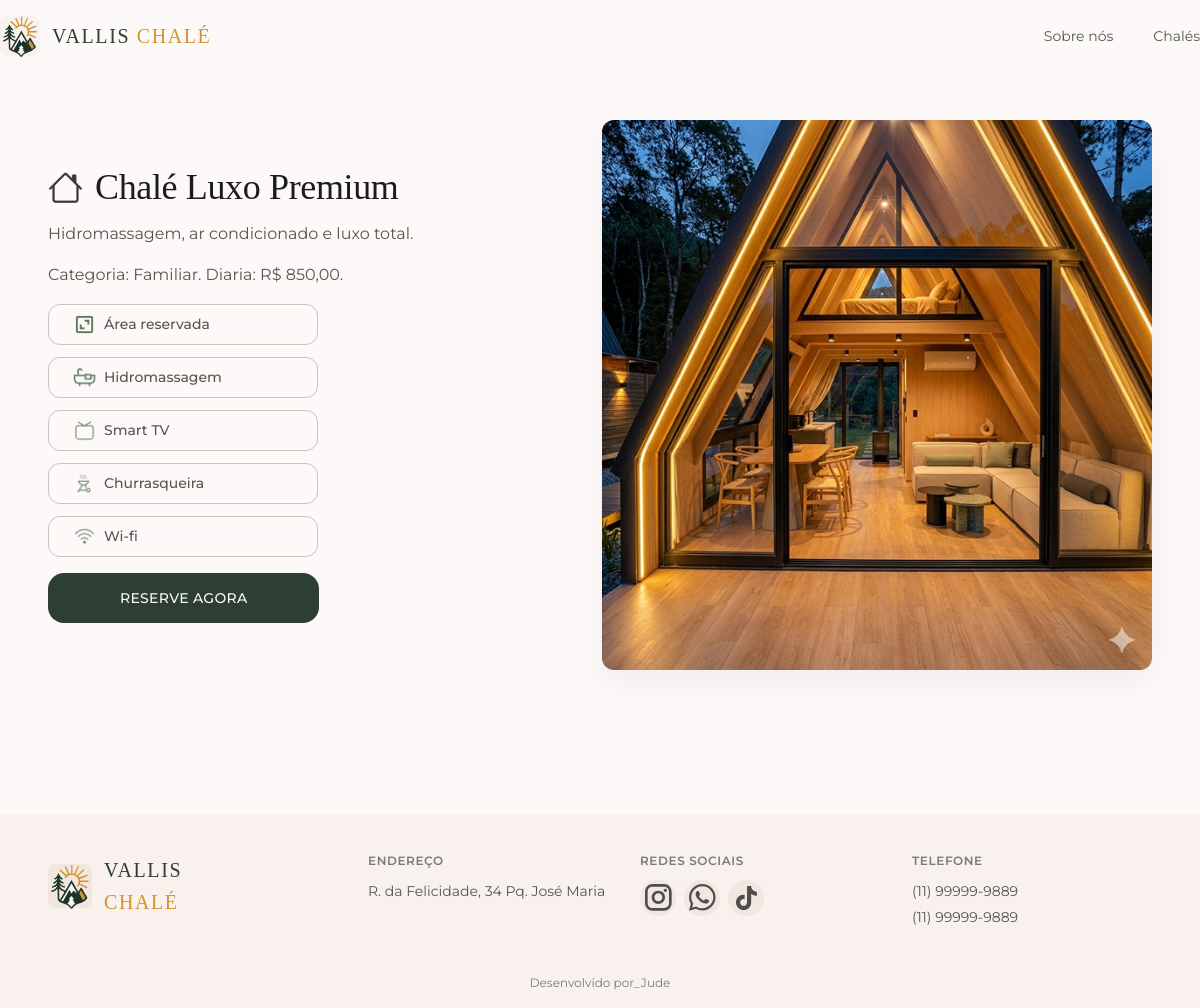
The page /pages/chale.php?id=4 on the database its author committed.
### tables this page shows
CREATE TABLE chale (
    id INT AUTO_INCREMENT PRIMARY KEY,
    nome VARCHAR(100) NOT NULL,
    descricao TEXT,
    imagem_url VARCHAR(255),
    preco_diaria DECIMAL(10,2) NOT NULL,
    datas_disponiveis JSON,
    disponibilidade BOOLEAN DEFAULT TRUE,
    categoria_id INT,
    FOREIGN KEY (categoria_id) REFERENCES categorias_chale(id)
);

CREATE TABLE categorias_chale (
    id INT AUTO_INCREMENT PRIMARY KEY,
    nome VARCHAR(100) NOT NULL,
    descricao TEXT
);

### pages/chale.php (the view, shortened to what this page needs)
<?php
require_once '../config.php';
$chaleId = filter_input(INPUT_GET, 'id', FILTER_VALIDATE_INT);
$chale = null;
try {
    if ($chaleId) {
        $stmt = $pdo->prepare(
            'SELECT
                ch.*,
                cat.nome AS categoria_nome
             FROM chale ch
             LEFT JOIN categorias_chale cat ON ch.categoria_id = cat.id
             WHERE ch.id = :id'
        );
        $stmt->execute([':id' => $chaleId]);
        $chale = $stmt->fetch();
    }
} catch (PDOException $e) {
    $chale = null;
}
$chaleName = $chale['nome'] ?? 'Chale indisponivel';
$chaleDescription = $chale['descricao'] ?? 'Este chale ainda nao esta disponivel para exibicao.';
$chaleImage = ($chale && !empty($chale['imagem_url']))
    ? '../src/assets/img/' . ltrim($chale['imagem_url'], '/')
    : '../src/assets/img/placeholder.png';
$chalePrice = $chale ? number_format((float) ($chale['preco_diaria'] ?? 0), 2, ',', '.') : null;
$chaleCategory = $chale['categoria_nome'] ?? null;
?>
<!DOCTYPE html>
<html lang="en">
<head>
  <link rel="stylesheet" href="../frontEnd/styles/tokens.css" />
  <link rel="stylesheet" href="../frontEnd/styles/global.css" />
  <link rel="stylesheet" href="../frontEnd/styles/sections/nav.css" />
  <link rel="stylesheet" href="../frontEnd/styles/sections/hero.css" />
  <link rel="stylesheet" href="../frontEnd/styles/sections/footer.css" />
  <link rel="stylesheet" href="../frontEnd/styles/sections/reservas.css">
</head>
<body>
<?php include "../frontEnd/includes/nav.inc.php"; ?>
  <div class="container hospedagens__grid">
    <div class="hospedagens__content">
      <div class="hospedagens__header">
        <img src="../src/assets/img/bi_house.png" class="hospedagens__icon-title" alt="">
        <h2 class="hospedagens__title"><?= htmlspecialchars($chaleName, ENT_QUOTES, 'UTF-8') ?></h2>
      </div>
      <p class="hospedagens__text">
        <?= htmlspecialchars($chaleDescription, ENT_QUOTES, 'UTF-8') ?>
      </p>
      <?php if ($chalePrice || $chaleCategory): ?>
        <p class="hospedagens__text">
          <?php if ($chaleCategory): ?>
            Categoria: <?= htmlspecialchars($chaleCategory, ENT_QUOTES, 'UTF-8') ?>.
          <?php endif; ?>
          <?php if ($chalePrice): ?>
            Diaria: R$ <?= $chalePrice ?>.
          <?php endif; ?>
        </p>
      <?php endif; ?>
      <div class="hospedagens__amenities">
        <div class="amenity-item">
          <img src="../src//assets/img/bx_area.png" alt=""> <span>Área reservada</span>
        </div>
        <div class="amenity-item">
          <img src="../src/assets/img/ph_bathtub.png" alt=""> <span>Hidromassagem</span>
        </div>
        <div class="amenity-item">
          <img src="../src//assets/img/mynaui_tv.png" alt=""> <span>Smart TV</span>
        </div>
        <div class="amenity-item">
          <img src="../src//assets/img/material-symbols-light_outdoor-grill-outline.png" alt=""> <span>Churrasqueira</span>
        </div>
        <div class="amenity-item">
          <img src="../src/assets/img/proicons_wi-fi.png" alt=""> <span>Wi-fi</span>
        </div>
      </div>
     <a href="<?= BASE_URL ?>/pages/reservar.php<?= $chale ? '?id_chale=' . (int) $chale['id'] : '' ?>">
       <button class="btn btn-reserve-now">RESERVE AGORA</button>
     </a>
    </div>
    <div class="hospedagens__visual">
      <img src="<?= htmlspecialchars($chaleImage, ENT_QUOTES, 'UTF-8') ?>" alt="Vista externa do <?= htmlspecialchars($chaleName, ENT_QUOTES, 'UTF-8') ?>" class="hospedagens__main-image">
    </div>
  </div>
<?php include "../frontEnd/includes/footer.inc.php"; ?>
</body>
</html>

### frontEnd/styles/tokens.css (style rules this page uses)
:root { --primary: #2D3E33; --primary-container: #4a6350; --on-primary: #fcf9f8; --secondary: #D5932E; --secondary-container: #d9b67a; --on-secondary: #fcf9f8; --accent: #f4c65a; --accent-hover: #e8b73e; --surface: #fcf9f8; --surface-dim: #f5ebe6; --surface-bright: #ffffff; --surface-container-lowest: #ffffff; --surface-container-low: #f8f1ed; --surface-container: #f2e7e0; --surface-container-high: #ecdcd1; --surface-container-highest: #e3cfc2; --light-start: #ffffff; --light-end: #e0e0e0; --light-text: #333333; --surface-variant: #e0d8d2; --on-surface: #1b1c1c; --on-surface-variant: #55564f; --on-surface-muted: #7a7b74; --outline: #85857e; --outline-variant: #c5c4be; --shadow-ambient: 0px 20px 40px rgba(27, 28, 28, 0.06); --shadow-soft: 0px 12px 32px rgba(27, 28, 28, 0.05); --radius-sm: 0.375rem; --radius-md: 0.5rem; --radius-lg: 0.625rem; --radius-xl: 0.75rem; --radius-2xl: 1rem; --radius-pill: 999px; --font-heading: "Libre Baskerville", Georgia, "Times New Roman", serif; --font-body: "Montserrat", -apple-system, BlinkMacSystemFont, "Segoe UI", sans-serif; --display-lg: clamp(2.5rem, 5vw + 1rem, 4.5rem); --display-md: clamp(2rem, 3.5vw + 1rem, 3.25rem); --display-sm: clamp(1.75rem, 2vw + 1rem, 2.25rem); --title-lg: 1.5rem; --title-md: 1.25rem; --body-lg: 1.125rem; --body-md: 1rem; --body-sm: 0.875rem; --label-md: 0.75rem; --space-1: 0.25rem; --space-2: 0.5rem; --space-3: 0.75rem; --space-4: 1rem; --space-5: 1.5rem; --space-6: 2rem; --space-7: 2.5rem; --space-8: 3rem; --space-9: 4rem; --space-10: 6rem; --space-11: 8rem; --container-max: 1200px; --container-gutter: clamp(2rem, 4vw, 3rem); }

### frontEnd/styles/global.css (style rules this page uses)
*, *::before, *::after { box-sizing: border-box; }
html { scroll-behavior: smooth; }
body { margin: 0; font-family: var(--font-body); font-size: var(--body-md); line-height: 1.6; color: var(--on-surface); background-color: var(--surface); -webkit-font-smoothing: antialiased; text-rendering: optimizeLegibility; }
img { max-width: 100%; display: block; border-radius: var(--radius-xl); }
a { color: inherit; text-decoration: none; }
h1, h2, h3, h4 { font-family: var(--font-heading); font-weight: 500; color: var(--on-surface); line-height: 1.15; letter-spacing: -0.01em; margin: 0; }
p { margin: 0 0 var(--space-4); color: var(--on-surface-variant); }
.container { width: 100%; max-width: var( --container-max ); margin: 0 auto; padding: 0 var(--container-gutter); }
.btn { display: inline-flex; align-items: center; justify-content: center; gap: var(--space-3); padding: 0.35rem 4rem; font-family: var(--font-body); font-size: var(--body-sm); font-weight: 500; letter-spacing: 0.02em; border: none; border-radius: var(--radius-2xl); cursor: pointer; transition: transform 180ms ease, background-color 180ms ease, box-shadow 180ms ease; text-transform: uppercase; }

### frontEnd/styles/sections/reservas.css (style rules this page uses)
.hospedagens__grid { display: flex; justify-content: space-between; gap: var(--space-3); margin-bottom: var(--space-10); padding: var(--space-8); align-items: center; }
.hospedagens__header { display: flex; margin-bottom: var(--space-3); align-items: center; }
.hospedagens__icon-title { width: 35px; height: 35px; margin-right: var(--space-3); object-fit: contain; flex-shrink: 0; }
.hospedagens__title { font-size: var(--display-sm); font-family: var(--font-heading); color: var(--on-surface); }
.hospedagens__text { max-width: 48ch; margin-bottom: var(--space-4); }
.hospedagens__amenities { display: flex; flex-direction: column; gap: var(--space-3); margin-bottom: var(--space-4); }
.amenity-item { display: flex; align-items: center; gap: var(--space-2); padding: 0.5rem 1.5rem; border: 1.5px solid var(--outline-variant); border-radius: var(--radius-xl); font-size: var(--body-sm); color: var(--on-surface-variant); width: 270px; }
.amenity-item { display: flex; align-items: center; gap: var(--space-2); padding: 0.5rem 1.5rem; border: 1.5px solid var(--outline-variant); border-radius: var(--radius-xl); font-weight: 500; font-size: var(--body-sm); color: var(--on-surface-variant); width: 270px; transition: all 0.3s ease; cursor: default; }
.amenity-item img { width: 23px; height: 23px; }
.btn-reserve-now { background: var(--primary); color: var(--on-primary); padding: 1rem 4.5rem; font-size: var(--body-sm); transition: background 0.3s ease, transform 0.2s ease; cursor: pointer; border: none; border-radius: var(--radius-2xl); }
.hospedagens__main-image { width: 100%; height: auto; max-width: 550px;; object-fit: cover; box-shadow: var(--shadow-soft); }

### rows shown on the page
chale: nome "Chalé Luxo Premium", descricao "Hidromassagem, ar condicionado e luxo total.", categoria.nome "Familiar", preco_diaria "850,00", imagem_url (picture)
